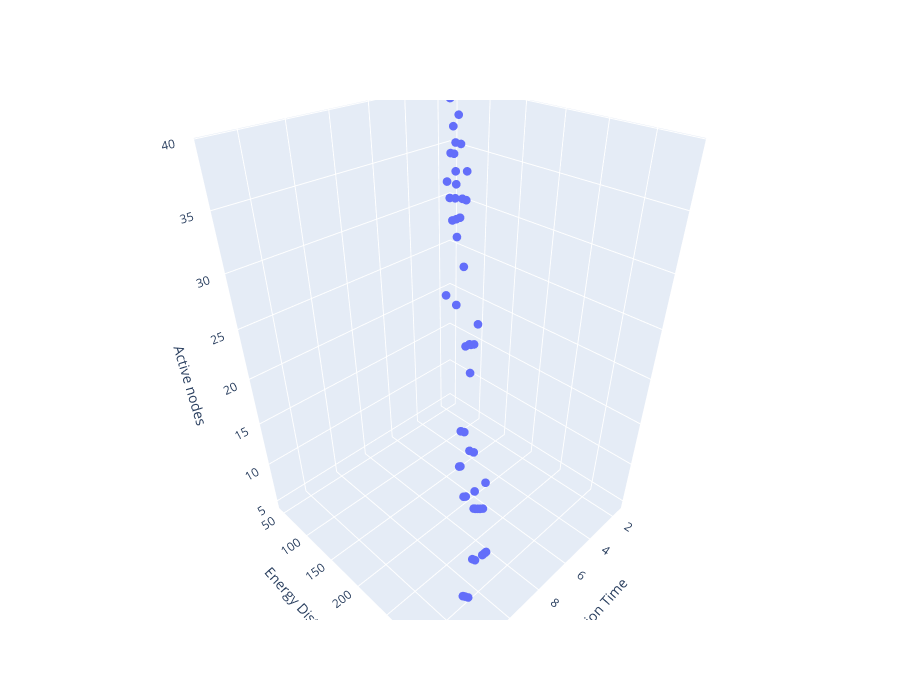

The cell this chart's notebook holds for it:
### Code cell
objective_values = load_object('objective_values_'+str(4), simulated_annealing_path)

obj1 = [x[0] for x in objective_values]
obj2 = [x[1] for x in objective_values]
obj3 = [x[2] for x in objective_values]

plot_3d_function([obj1, obj2, obj3], objectives_names)

### Figure 1 — Plotly figure (JSON) as saved in the notebook; plotly's stock layout.template omitted (floating-point values rounded to 4 significant figures)
{"data": [{"marker": {"size": 3}, "mode": "markers", "type": "scatter3d", "x": [13.28, 11.16, 9.091, 7.525, 7.784, 5.968, 7.856, 7.19, 8.055, 11.13, 8.132, 4.692, 7.683, 3.323, 9.808, 2.72, 7.239, 4.795, 7.953, 4.057, 2.487, 4.512, 5.187, 11.18, 3.507, 1.92, 11.07, 3.655, 4.475, 4.842, 3.219, 4.824, 7.986, 1.599, 6.495, 3.082, 5.097, 6.119, 2.515, 9.191, 1.602, 2.557, 1.602, 1.59, 4.29, 5.532, 6.43, 7.124, 7.938, 2.052, 1.591, 9.765, 6.195, 9.334, 2.501, 3.323, 3.263, 5.151], "y": [336.7, 304.6, 289.4, 234.9, 249.9, 187.8, 248.1, 203.4, 233.0, 305.9, 231.5, 164.0, 252.1, 115.7, 285.2, 102.3, 202.6, 137.2, 245.4, 123.9, 86.74, 123.3, 146.4, 303.8, 103.1, 69.26, 308.9, 98.07, 164.3, 160.0, 97.53, 162.1, 244.5, 47.65, 201.8, 93.24, 159.8, 183.9, 76.71, 289.3, 47.64, 72.33, 47.64, 47.71, 123.9, 138.7, 207.2, 242.5, 246.3, 64.07, 47.67, 288.2, 179.9, 289.3, 78.76, 109.8, 84.09, 156.4], "z": [5, 6, 7, 9, 8, 19, 8, 10, 9, 6, 9, 20, 8, 32, 7, 34, 10, 30, 8, 31, 36, 31, 24, 6, 32, 38, 6, 32, 22, 20, 33, 20, 8, 39, 11, 34, 20, 12, 35, 7, 39, 35, 39, 39, 31, 25, 11, 10, 8, 37, 39, 7, 12, 7, 36, 32, 33, 28]}], "layout": {"height": 700, "scene": {"aspectratio": {"x": 1, "y": 1, "z": 1.5}, "xaxis": {"title": {"text": "Execution Time"}}, "yaxis": {"title": {"text": "Energy Distribution"}}, "zaxis": {"title": {"text": "Active nodes"}}}, "width": 900}}
